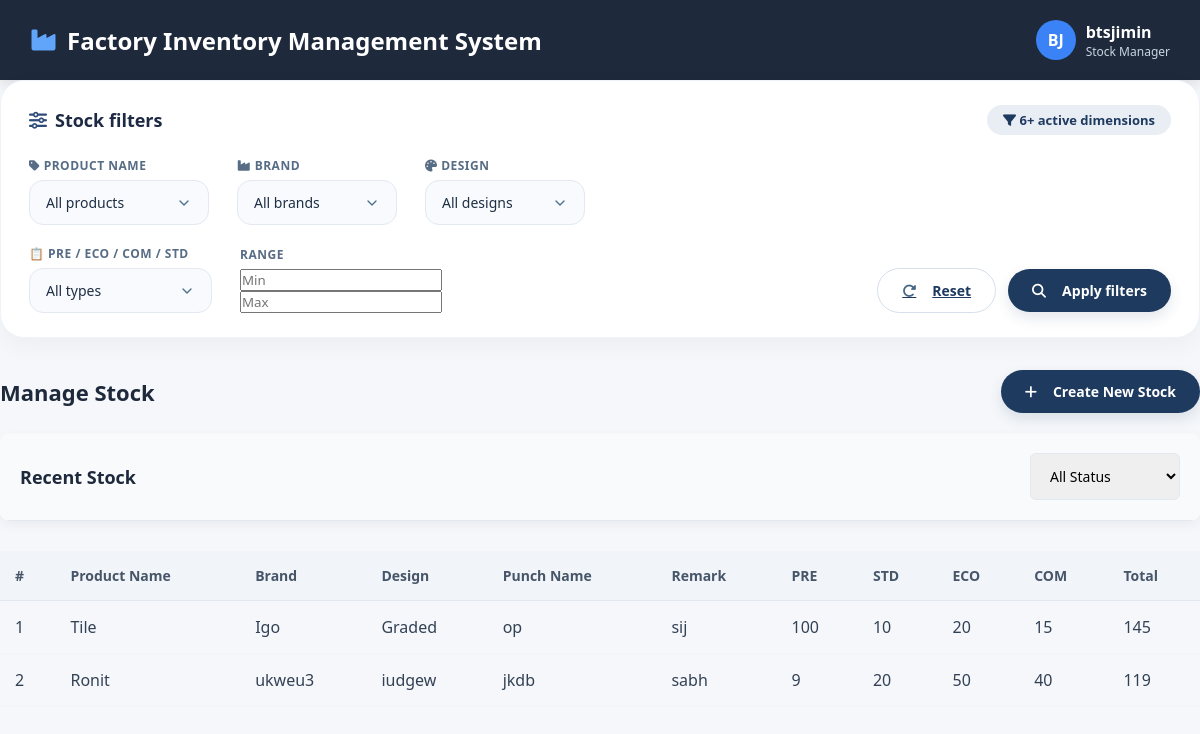
Page /stock/ on the earlier database version.
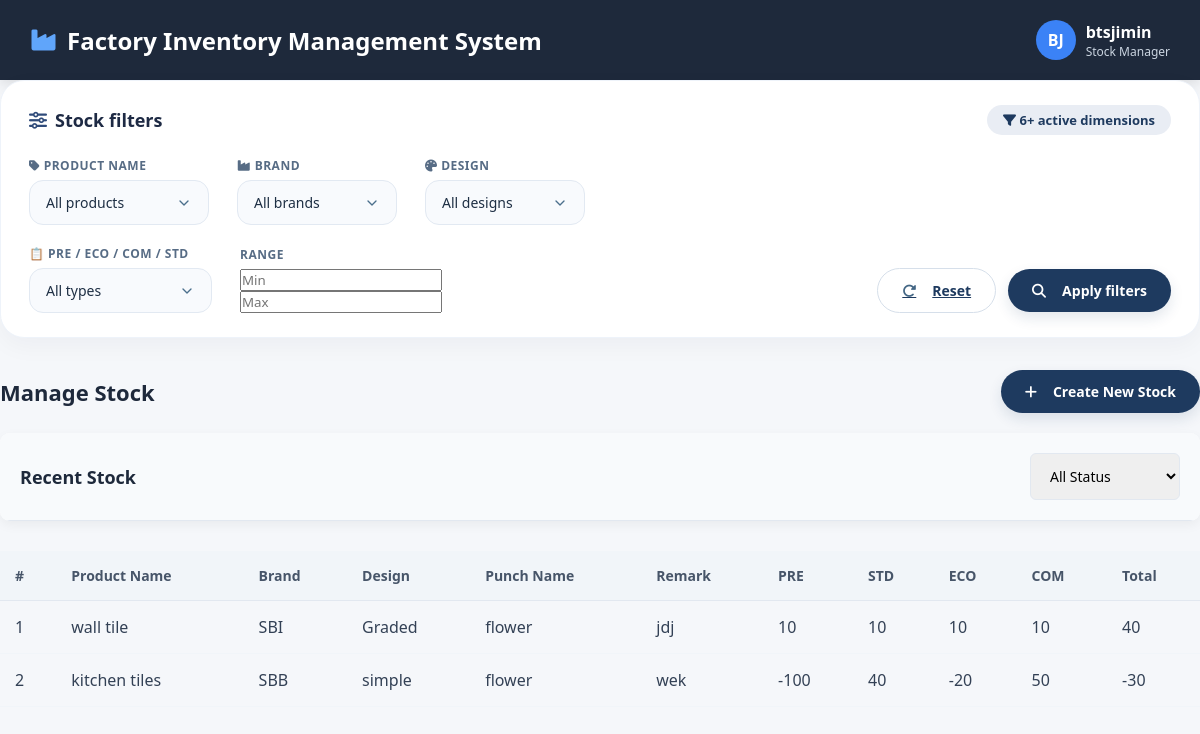
Same page on the later database version.
### stock/models.py (models this page shows, shortened)
class Stock(models.Model):
    product = models.ForeignKey(Product, on_delete=models.CASCADE, null=True)
    pre_quantity = models.IntegerField(default=0)
    std_quantity = models.IntegerField(default=0)
    com_quantity = models.IntegerField(default=0)
    eco_quantity = models.IntegerField(default=0)
    total_quantity = models.IntegerField(default=0)

class Product(models.Model):
    pro_id = models.AutoField(primary_key=True)
    pro_name = models.CharField(max_length=255)
    design = models.CharField(max_length=255)
    brand = models.CharField(max_length=255)
    punch_name  = models.CharField(max_length=255)
    remark = models.CharField(max_length=255)

### stock/views.py (the view, shortened to what this page needs)
# urls.py: path('', views.index, name='index'),
def index(request):
    stocks = Stock.objects.select_related('product').all()
    product = ""
    brand = ""
    design = ""
    type_filter = ""
    min_range = ""
    max_range = ""
    context = {
        "stocks": stocks,
        "product_selected": product,
        "brand_selected": brand,
        "design_selected": design,
        "type_selected": type_filter,
        "min_range_selected": min_range,
        "max_range_selected": max_range,
    }
    return render(request, "Stock/index.html", context)

### templates/Stock/index.html (shortened to what this page needs)
<!DOCTYPE html>
<html lang="en">
<head>
    <link rel="stylesheet" href="https://cdnjs.cloudflare.com/ajax/libs/font-awesome/6.4.0/css/all.min.css">
</head>
<body>
    <div class="header">
        <div class="logo">
            <i class="fas fa-industry"></i>
            <span>Factory Inventory Management System</span>
        </div>
        <div class="user-info">
            <div class="user-avatar">BJ</div>
            <div>
                <div style="font-weight: 600;">btsjimin</div>
                <div style="font-size: 12px; color: #cbd5e1;">Stock Manager</div>
            </div>
        </div>
    </div>
       <form method="POST">
    <div class="filter-panel">
        <div class="filter-header">
            <h2><i class="fas fa-sliders-h"></i> Stock filters</h2>
            <span class="filter-badge">
                <i class="fas fa-filter"></i> 6+ active dimensions
            </span>
        </div>
        <div class="filter-row">
            <div class="filter-group" style="min-width: 180px;">
                <label><i class="fas fa-tag"></i> Product Name</label>
                <select class="filter-select" name="product">
                    <option value="">All products</option>
                </select>
            </div>
            <div class="filter-group">
                <label><i class="fas fa-industry"></i> Brand</label>
                <select class="filter-select" name="brand">
                     <option value="">All brands</option>
                </select>
            </div>
            <div class="filter-group">
                <label><i class="fas fa-palette"></i> Design</label>
                <select class="filter-select" name="design">
                   <option value="">All designs</option>
                </select>
            </div>
        </div>
        <div class="filter-row" style="margin-top: 20px;">
            <div class="filter-group">
                <label>📋 PRE / ECO / COM / STD</label>
                <select class="filter-select" name="type">
                    <option value="">All types</option>
                </select>
            </div>
            <div class="filter-group">
               <label> Range</label>
               <input placeholder="Min" type="number" name="min_range"  value="{{ min_range_selected }}">
                <input placeholder="Max" type="number" name="max_range"   value="{{ max_range_selected }}">
            </div>
            <div class="filter-actions">
                <a href="" class="btn">
                    <i class="fas fa-rotate-right"></i> Reset
                </a>
                <button type="submit" class="btn btn-primary">
                    <i class="fas fa-magnifying-glass"></i> Apply filters
                </button>
            </div>
        </div>
    </div>
</form>
        <div id="orders-section" class="tab-content">
            <div class="section-header">
                <h2 class="section-title">Manage Stock</h2>
                <button class="btn btn-primary" id="createStockBtn">
                    <i class="fas fa-plus"></i> Create New Stock
                </button>
            </div>
            <div class="order-table-container">
                <div class="table-header">
                    <div class="table-title">Recent Stock</div>
                    <div class="table-controls">
                        <select class="form-control" id="statusFilter" style="width: 150px;">
                            <option value="all">All Status</option>
                        </select>
                    </div>
                    </div>
                </div>
                <table class="table">
                    <thead>
                        <tr>
                            <th>#</th>
                            <th>Product Name</th>
                            <th>Brand</th>
                            <th>Design</th>
                            <th>Punch Name</th>
                            <th>Remark</th>
                            <th>PRE</th>
                            <th>STD</th>
                            <th>ECO</th>
                            <th>COM</th>
                            <th>Total</th>
                        </tr>
                    </thead>
                    <tbody id="ordersTableBody">
                        {% for stock in stocks %}
                        <tr>
                            <td>{{ forloop.counter }}</td>
                            <td>{{ stock.product.pro_name }}</td>
                            <td>{{ stock.product.brand }}</td>
                            <td>{{ stock.product.design }}</td>
                            <td>{{ stock.product.punch_name }}</td>
                            <td>{{ stock.product.remark }}</td>
                            <td>{{ stock.pre_quantity }}</td>
                            <td>{{ stock.std_quantity }}</td>
                            <td>{{ stock.eco_quantity }}</td>
                            <td>{{ stock.com_quantity }}</td>
                            <td>{{ stock.total_quantity }}</td>
                        </tr>
                        {% endfor %}
                </table>
            </div>

### templates/Stock/index.html (style rules this page uses)
* { margin: 0; padding: 0; box-sizing: border-box; font-family: 'Segoe UI', Tahoma, Geneva, Verdana, sans-serif; }
body { background-color: #f5f7fa; color: #333; }
.header { background-color: #1e293b; color: white; padding: 20px 30px; display: flex; justify-content: space-between; align-items: center; box-shadow: 0 4px 12px rgba(0, 0, 0, 0.1); }
.logo { display: flex; align-items: center; font-size: 24px; font-weight: 700; }
.logo i { margin-right: 10px; color: #60a5fa; }
.user-info { display: flex; align-items: center; }
.user-avatar { width: 40px; height: 40px; border-radius: 50%; background-color: #3b82f6; display: flex; align-items: center; justify-content: center; font-weight: bold; margin-right: 10px; }
.section-header { display: flex; justify-content: space-between; align-items: center; margin-bottom: 20px; margin-top: 30px; }
.section-title { font-size: 22px; color: #1e293b; }
.btn { padding: 10px 20px; border-radius: 6px; border: none; cursor: pointer; font-weight: 600; display: inline-flex; align-items: center; transition: all 0.3s; }
.btn i { margin-right: 8px; }
.btn-primary { background-color: #3b82f6; color: white; }
.order-table-container { background-color: white; border-radius: 10px; overflow: hidden; box-shadow: 0 4px 12px rgba(0, 0, 0, 0.05); margin-bottom: 30px; }
.table-header { display: flex; justify-content: space-between; align-items: center; padding: 20px; border-bottom: 1px solid #e2e8f0; background-color: #f8fafc; }
.table-title { font-size: 18px; font-weight: 600; color: #1e293b; }
.table-controls { display: flex; gap: 10px; }
.table { width: 100%; border-collapse: collapse; }
.table th { background-color: #f1f5f9; padding: 15px; text-align: left; font-weight: 600; color: #475569; font-size: 14px; border-bottom: 1px solid #e2e8f0; }
.table td { padding: 15px; border-bottom: 1px solid #f1f5f9; color: #334155; }
.form-control { width: 100%; padding: 12px 15px; border: 1px solid #e2e8f0; border-radius: 6px; font-size: 14px; transition: border-color 0.3s; }
.filter-panel { background: white; border-radius: 24px; padding: 24px 28px; margin-bottom: 32px; box-shadow: 0 8px 24px rgba(0,20,50,0.04); border: 1px solid #eef3fa; }
.filter-header { display: flex; justify-content: space-between; align-items: center; margin-bottom: 22px; }
.filter-header h2 { font-weight: 700; font-size: 18px; color: #1e2a44; display: flex; align-items: center; gap: 8px; }
.filter-header h2 i { color: #2f4b7a; }
.filter-badge { background: #e9edf4; padding: 6px 16px; border-radius: 40px; font-size: 13px; font-weight: 600; color: #1e3a5f; }
.filter-row { display: flex; flex-wrap: wrap; gap: 18px 28px; align-items: flex-end; }
.filter-group { display: flex; flex-direction: column; min-width: 160px; }
.filter-group label { font-size: 12px; font-weight: 600; text-transform: uppercase; letter-spacing: 0.5px; color: #576c85; margin-bottom: 6px; }
.filter-select, .filter-input { background: #f8fafd; border: 1px solid #e2e9f2; border-radius: 14px; padding: 12px 16px; font-size: 14px; font-weight: 500; color: #1e2f44; transition: 0.15s; cursor: pointer; width: 100%; appearance: none; }
.filter-select { background-repeat: no-repeat; background-position: right 16px center; padding-right: 42px; }
.filter-actions { display: flex; gap: 12px; margin-left: auto; align-items: center; }
.btn { border-radius: 40px; padding: 12px 24px; font-weight: 600; font-size: 14px; border: none; background: white; color: #1e3a5f; display: inline-flex; align-items: center; gap: 8px; border: 1px solid #d6dfea; transition: 0.15s; cursor: default; }
.btn-primary { background: #1e3a5f; color: white; border: none; box-shadow: 0 6px 14px rgba(27,55,96,0.12); }
.btn-primary i { color: white; }
.btn i { font-size: 14px; color: #436684; }

Differences in the rows shown:
changed Stock "Graded": product.pro_name "Tile" → "wall tile"; product.brand "Igo" → "SBI"; product.punch_name "op" → "flower"; product.remark "sij" → "jdj"; pre_quantity "100" → "10"; eco_quantity "20" → "10"; com_quantity "15" → "10"; total_quantity "145" → "40"
changed Stock: product.pro_name "Ronit" → "kitchen tiles"; product.brand "ukweu3" → "SBB"; product.design "iudgew" → "simple"; product.punch_name "jkdb" → "flower"; product.remark "sabh" → "wek"; pre_quantity "9" → "-100"; std_quantity "20" → "40"; eco_quantity "50" → "-20"; com_quantity "40" → "50"; total_quantity "119" → "-30"
